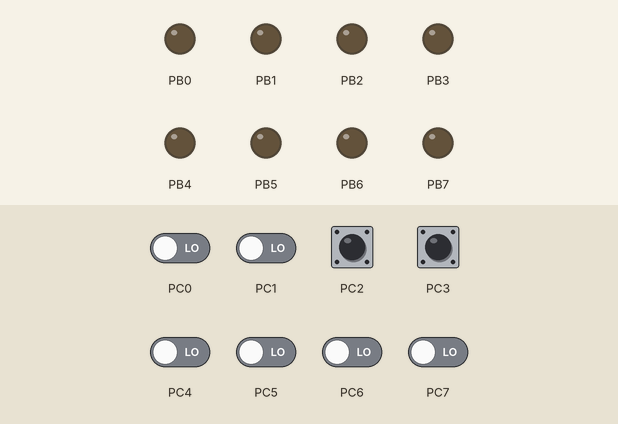
Bench run of a program on a simulated ATmega328P, built with avr-gcc and emulated at 16 MHz. Shown: output pins drawn as LEDs (lit = HIGH). Inputs (shaded band) come from the test bench; at power-on: PC2, PC3 HIGH, PC0, PC1, PC4–7 LOW.

Above: at 1.2 s.
1.3 s: PC2 pulled LOW for 0.15 s
At 2.0 s:
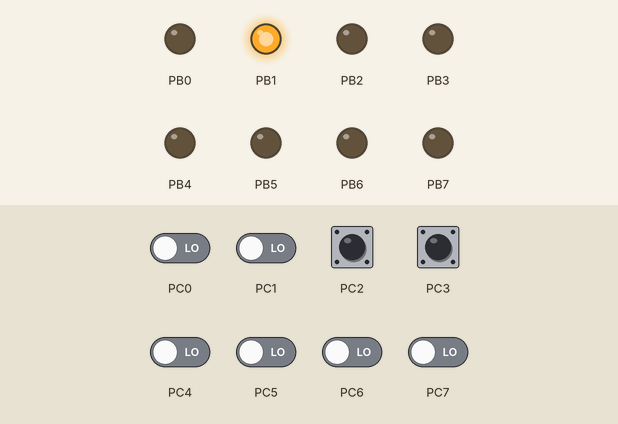
2.9 s: PC3 pulled LOW for 0.15 s
At 4.2 s:
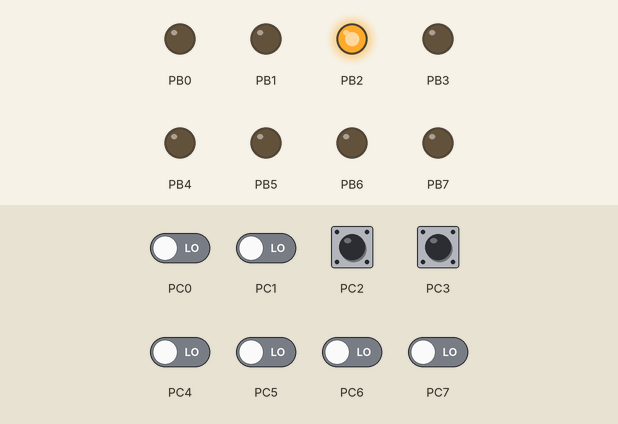
4.5 s: PC2 pulled LOW for 1 s
At 6.7 s:
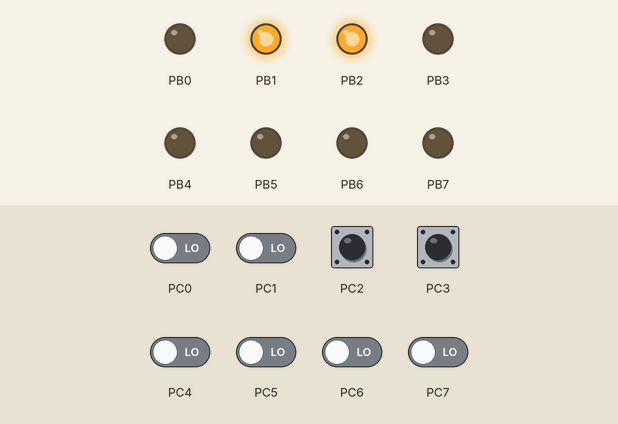
7.0 s: PC3 pulled LOW for 1 s
At 8.8 s:
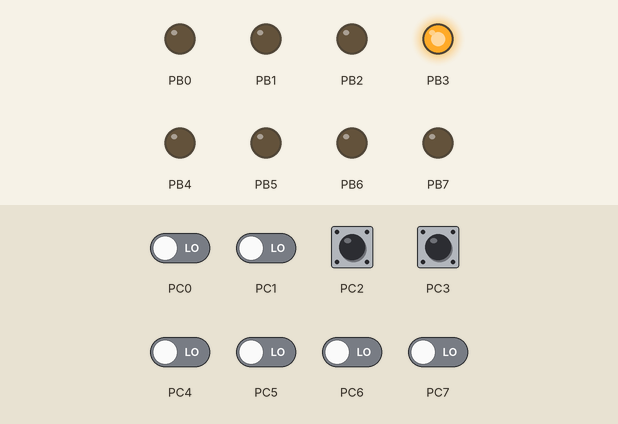
9.5 s: PC2 pulled LOW for 0.15 s
At 10.7 s:
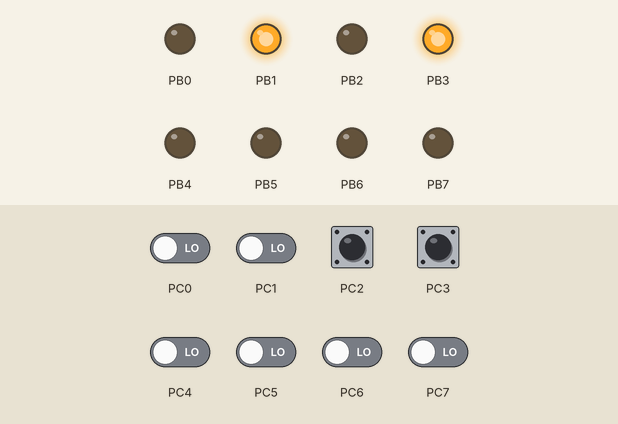
11.1 s: PC3 pulled LOW for 0.15 s
At 11.9 s:
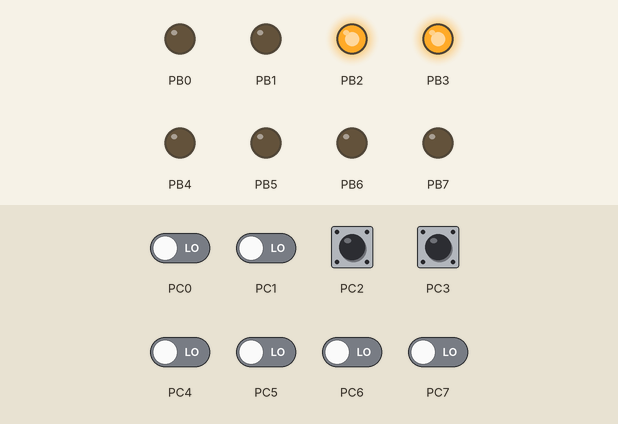
Timing chart, 0 to 13.7 s (numbered marks = the images above; inputs shaded):
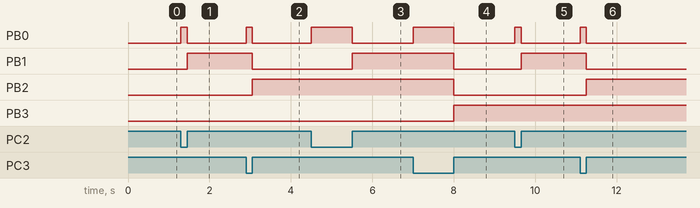

Measured:
- after the input at 1.3 s, PB0: LOW → HIGH at once, → LOW 0.15 s later; PB1: LOW → HIGH after 0.15 s
- after the input at 2.9 s, PB0: LOW → HIGH at once, → LOW 0.15 s later; PB1: HIGH → LOW after 0.15 s; PB2: LOW → HIGH after 0.15 s
- after the input at 4.5 s, PB0: LOW → HIGH at once, → LOW 1.0 s later; PB1: LOW → HIGH after 1.0 s
- after the input at 7.0 s, PB0: LOW → HIGH at once, → LOW 1.0 s later; PB1, PB2: HIGH → LOW after 1.0 s; PB3: LOW → HIGH after 1.0 s
- after the input at 9.5 s, PB0: LOW → HIGH at once, → LOW 0.15 s later; PB1: LOW → HIGH after 0.15 s
- after the input at 11.1 s, PB0: LOW → HIGH at once, → LOW 0.15 s later; PB1: HIGH → LOW after 0.15 s; PB2: LOW → HIGH after 0.15 s

The program:

main.c
```c
/*
 * Prelaboratorio_4.c
 *
 * Created: 4/4/2025
 * Author : yelena cotzojay
 */
#define	F_CPU	16000000
#include <avr/io.h>
#include <avr/interrupt.h>
#include <util/delay.h>

volatile uint8_t	contador=0; //Contador de núero entero de 8 bits
volatile uint8_t	estado=0X00;


//Función Prototypes
void setup();
void INIT_PIN_CHANGE();

//main
int main(void)
{

    setup();
	while (1) {
		PORTB = contador;  // Actualiza PORTB con el valor del contador

	}

}

void setup()
{
	cli();
	DDRB =0xFF;		//Configurarlos como saldia
	PORTB =0xff;		//Inicialmente apagado
	DDRC =0x00;	//Configurar el bit 2 y 3 del puerto C como entrada
	PORTC|=(1<<PORTC2)|(1<<PORTC3);		//Pull up activado
	INIT_PIN_CHANGE();
	sei();
}

void INIT_PIN_CHANGE()
{//Habilitar interrupciones de pin change
	PCICR |= (1 << PCIE1);     // Habilitar interrupción de cambio de estado
	PCMSK1 |= (1 << PCINT10);  // Habilita interrupción para PORTC2 (bit 2 de Puerto C)
	PCMSK1 |= (1 << PCINT11);  // Habilita interrupción para PORTC3 (bit 3 de Puerto C)
}

//Vector de interupción:
ISR(PCINT1_vect) {
	//Leer estado actua de los botones
	uint8_t	estado_actual=PINC;

	//Detectar flanco
	if (~(estado_actual & (1<<PORTC2))){
		contador++;
	}
	else if (~(estado_actual & (1<<PORTC3))){
		contador--;
	}
	} 
```
